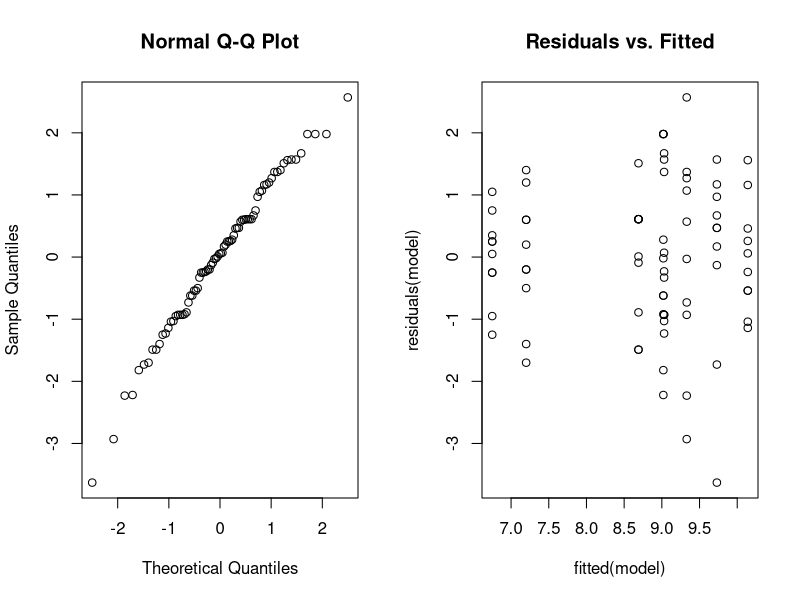
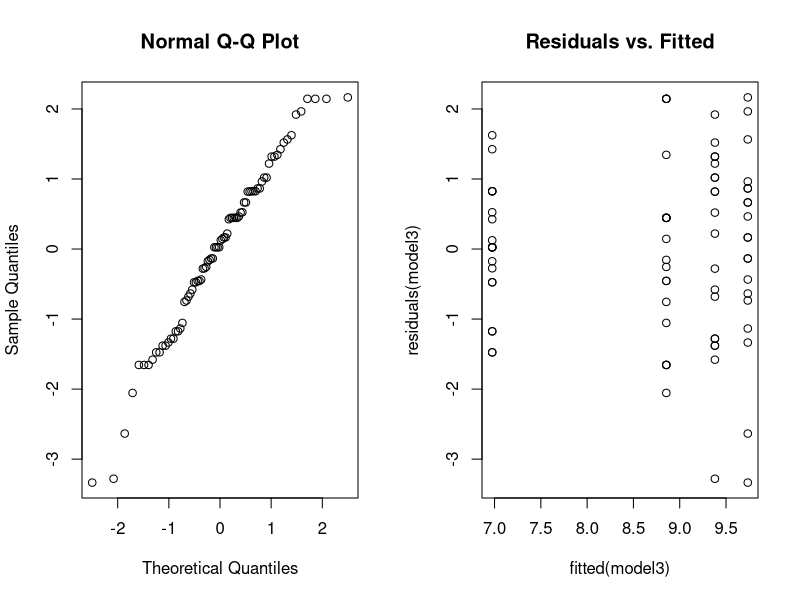

Generate these figures, in order, with R:
## ---- chunk 1
hg_data = read.table("data/hemoglobin.txt", header=TRUE)
summary(hg_data)
mu <- mean(hg_data$hemoglobin)
## ---- chunk 2
hg_data$rate = as.factor(hg_data$rate); hg_data$method = as.factor(hg_data$method)
## ---- chunk 3
table(hg_data$rate, hg_data$method)
## ---- chunk 4
set.seed(123)
M=1000; I=4; J=2

# Generate population
rates <- sample(1:I, M, replace=TRUE); methods <- sample(c('A', 'B'), M, replace=TRUE)
hemoglobin <- rnorm(M, mean(hg_data$hemoglobin), sd(hg_data$hemoglobin))
dummy_pop <- data.frame(rate=rates, method=methods, hemoglobin=hemoglobin)

# Create factor combinations
N=10
dummy_pop$combos <- interaction(dummy_pop$rate, dummy_pop$method)
combo_groups <- split(dummy_pop, dummy_pop$combos)

# Sample balanced design
balanced_groups <- lapply(combo_groups,
                          function(group) group[sample(nrow(group),min(N, nrow(group))), ])
balanced_data <- do.call(rbind, balanced_groups)
balanced_data <- subset(balanced_data, select=-combos)

# Verify balance
table(balanced_data$rate, balanced_data$method)
## ---- chunk 5
model <- lm(hemoglobin~rate*method, data=hg_data); anova(model)
## ---- chunk 6
par(mfrow=c(1,2))
qqnorm(residuals(model)); plot(fitted(model), residuals(model)); title("Residuals vs. Fitted")
## ---- chunk 7
model2 <- lm(hemoglobin~rate+method, data=hg_data); invisible(anova(model2))
summary(model2)
## ---- chunk 8
model3 <- lm(hemoglobin~rate, data=hg_data); anova(model3)
summary(model3)
## ---- chunk 9
par(mfrow=c(1,2))
qqnorm(residuals(model3)); plot(fitted(model3), residuals(model3)); title("Residuals vs. Fitted")

## ---- chunk 10
kruskal.test(hg_data$hemoglobin, hg_data$rate)
